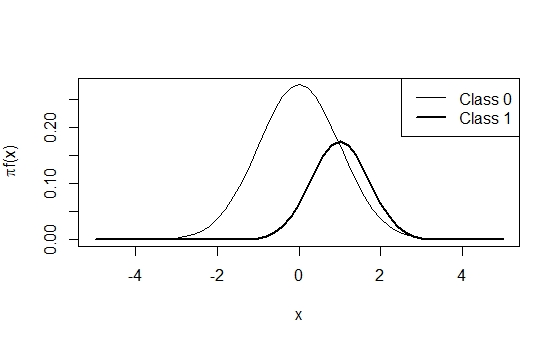

R code for this plot:
x = seq(-5, 5, by = 0.2)
x_1 = 0.69 * dnorm(x, 0, 1)
x_2 = 0.31 * dnorm(x, 1, 0.5 ^ 0.5)
matplot(x, x_1, type = 'l', xlab = 'x', ylab = 
        expression(paste(pi, 'f(x)')))
lines(x, x_2, lwd = 2)
legend(x = 'topright', legend = c('Class 0', 'Class 1'), 
       lwd = c(1, 2))
